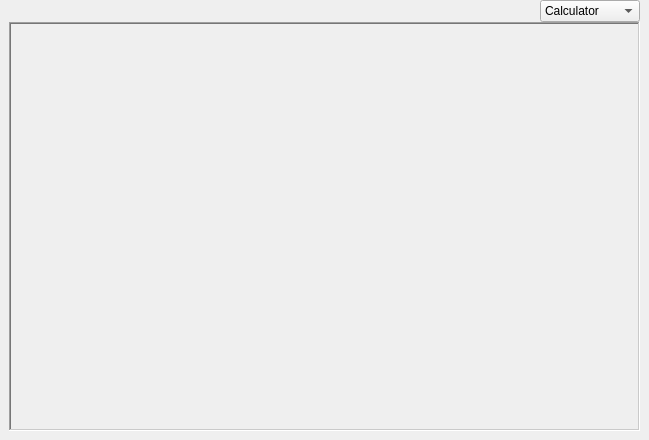
<?xml version="1.0" encoding="UTF-8"?>
<ui version="4.0">
 <class>MainWindow</class>
 <widget class="QMainWindow" name="MainWindow">
  <property name="geometry">
   <rect>
    <x>0</x>
    <y>0</y>
    <width>649</width>
    <height>440</height>
   </rect>
  </property>
  <property name="windowTitle">
   <string>MainWindow</string>
  </property>
  <widget class="QWidget" name="centralwidget">
   <layout class="QGridLayout" name="gridLayout">
    <property name="leftMargin">
     <number>9</number>
    </property>
    <property name="topMargin">
     <number>0</number>
    </property>
    <property name="rightMargin">
     <number>9</number>
    </property>
    <property name="bottomMargin">
     <number>9</number>
    </property>
    <property name="spacing">
     <number>0</number>
    </property>
    <item row="0" column="0">
     <layout class="QVBoxLayout" name="verticalLayout_4">
      <item>
       <layout class="QHBoxLayout" name="horizontalLayout">
        <item>
         <spacer name="horizontalSpacer">
          <property name="orientation">
           <enum>Qt::Horizontal</enum>
          </property>
          <property name="sizeHint" stdset="0">
           <size>
            <width>40</width>
            <height>20</height>
           </size>
          </property>
         </spacer>
        </item>
        <item>
         <widget class="QComboBox" name="comboBox_page">
          <property name="minimumSize">
           <size>
            <width>100</width>
            <height>0</height>
           </size>
          </property>
          <item>
           <property name="text">
            <string>Calculator</string>
           </property>
          </item>
          <item>
           <property name="text">
            <string>About</string>
           </property>
          </item>
         </widget>
        </item>
       </layout>
      </item>
      <item>
       <widget class="QStackedWidget" name="stack">
        <property name="frameShape">
         <enum>QFrame::WinPanel</enum>
        </property>
        <property name="frameShadow">
         <enum>QFrame::Sunken</enum>
        </property>
        <property name="lineWidth">
         <number>5</number>
        </property>
        <widget class="SIRInterface" name="calculator"/>
        <widget class="QWidget" name="about">
         <layout class="QVBoxLayout" name="verticalLayout_3">
          <item>
           <widget class="QGroupBox" name="groupBox">
            <property name="title">
             <string>About SIR model</string>
            </property>
            <layout class="QVBoxLayout" name="verticalLayout">
             <item>
              <widget class="QLabel" name="label">
               <property name="text">
                <string>This app is part of an article I wrote about COVID-19, in this article I explain a little bit about this model in a high level perspective, that is, not in all the details but trying to relate it to reality. For developers, all the code for this app is in my github. I used Qt with C++ (with xtensor library) for this app.</string>
               </property>
               <property name="wordWrap">
                <bool>true</bool>
               </property>
              </widget>
             </item>
             <item>
              <widget class="QLabel" name="label_6">
               <property name="text">
                <string>SIR Article: </string>
               </property>
              </widget>
             </item>
            </layout>
           </widget>
          </item>
          <item>
           <widget class="QGroupBox" name="groupBox_2">
            <property name="title">
             <string>About me</string>
            </property>
            <layout class="QVBoxLayout" name="verticalLayout_2">
             <item>
              <widget class="QLabel" name="label_2">
               <property name="text">
                <string>My name is Ana Carolina Gontijo Graça, I'm a computational mathematics graduate and this is my first ever app. If you want to contact me, there is my info: </string>
               </property>
               <property name="wordWrap">
                <bool>true</bool>
               </property>
              </widget>
             </item>
             <item>
              <widget class="QLabel" name="label_3">
               <property name="text">
                <string>E-mail: anagontijograca@gmail.com</string>
               </property>
              </widget>
             </item>
             <item>
              <widget class="QLabel" name="label_4">
               <property name="text">
                <string>Github: github.com/anagontijo</string>
               </property>
              </widget>
             </item>
             <item>
              <widget class="QLabel" name="label_5">
               <property name="text">
                <string>Online CV: anagraca.herokuapp.com</string>
               </property>
              </widget>
             </item>
            </layout>
           </widget>
          </item>
         </layout>
        </widget>
       </widget>
      </item>
     </layout>
    </item>
   </layout>
  </widget>
  <action name="actionSIRV">
   <property name="text">
    <string>SIRV</string>
   </property>
  </action>
  <action name="actionSIRD">
   <property name="text">
    <string>SIRD</string>
   </property>
  </action>
  <action name="actionCalculator">
   <property name="text">
    <string>Calculator</string>
   </property>
  </action>
  <action name="actionInfo">
   <property name="text">
    <string>Info</string>
   </property>
  </action>
 </widget>
 <customwidgets>
  <customwidget>
   <class>SIRInterface</class>
   <extends>QWidget</extends>
   <header location="global">src/sir_interface.h</header>
   <container>1</container>
  </customwidget>
 </customwidgets>
 <resources/>
 <connections/>
</ui>
